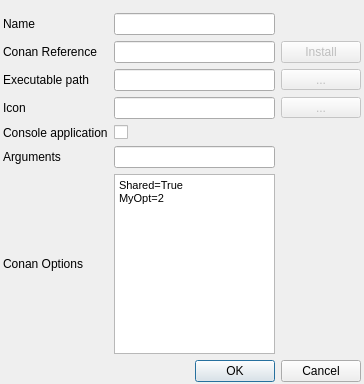
<?xml version="1.0" encoding="UTF-8"?>
<ui version="4.0">
 <class>Dialog</class>
 <widget class="QDialog" name="Dialog">
  <property name="geometry">
   <rect>
    <x>0</x>
    <y>0</y>
    <width>364</width>
    <height>384</height>
   </rect>
  </property>
  <property name="windowTitle">
   <string>Edit App Link</string>
  </property>
  <property name="modal">
   <bool>true</bool>
  </property>
  <widget class="QWidget" name="verticalLayoutWidget">
   <property name="geometry">
    <rect>
     <x>0</x>
     <y>10</y>
     <width>364</width>
     <height>372</height>
    </rect>
   </property>
   <layout class="QVBoxLayout" name="vertical_layout">
    <property name="leftMargin">
     <number>3</number>
    </property>
    <property name="topMargin">
     <number>3</number>
    </property>
    <property name="rightMargin">
     <number>3</number>
    </property>
    <item>
     <layout class="QGridLayout" name="gridLayout">
      <item row="0" column="1">
       <widget class="QLineEdit" name="name_line_edit"/>
      </item>
      <item row="1" column="0">
       <widget class="QLabel" name="conan_ref_label">
        <property name="text">
         <string>Conan Reference</string>
        </property>
       </widget>
      </item>
      <item row="1" column="1">
       <widget class="LineEdit" name="conan_ref_line_edit"/>
      </item>
      <item row="0" column="0">
       <widget class="QLabel" name="name_label">
        <property name="text">
         <string>Name</string>
        </property>
       </widget>
      </item>
      <item row="4" column="0">
       <widget class="QLabel" name="is_console_app_label">
        <property name="text">
         <string>Console application</string>
        </property>
       </widget>
      </item>
      <item row="5" column="1">
       <widget class="QLineEdit" name="args_line_edit"/>
      </item>
      <item row="6" column="1">
       <widget class="QTextEdit" name="conan_opts_text_edit">
        <property name="autoFormatting">
         <set>QTextEdit::AutoNone</set>
        </property>
        <property name="html">
         <string>&lt;!DOCTYPE HTML PUBLIC &quot;-//W3C//DTD HTML 4.0//EN&quot; &quot;http://www.w3.org/TR/REC-html40/strict.dtd&quot;&gt;
&lt;html&gt;&lt;head&gt;&lt;meta name=&quot;qrichtext&quot; content=&quot;1&quot; /&gt;&lt;style type=&quot;text/css&quot;&gt;
p, li { white-space: pre-wrap; }
&lt;/style&gt;&lt;/head&gt;&lt;body style=&quot; font-family:'MS Shell Dlg 2'; font-size:7.875pt; font-weight:400; font-style:normal;&quot;&gt;
&lt;p style=&quot; margin-top:0px; margin-bottom:0px; margin-left:0px; margin-right:0px; -qt-block-indent:0; text-indent:0px;&quot;&gt;Shared=True&lt;/p&gt;
&lt;p style=&quot; margin-top:0px; margin-bottom:0px; margin-left:0px; margin-right:0px; -qt-block-indent:0; text-indent:0px;&quot;&gt;MyOpt=2&lt;/p&gt;&lt;/body&gt;&lt;/html&gt;</string>
        </property>
       </widget>
      </item>
      <item row="4" column="1">
       <widget class="QCheckBox" name="is_console_app_checkbox">
        <property name="text">
         <string/>
        </property>
       </widget>
      </item>
      <item row="5" column="0">
       <widget class="QLabel" name="args_label">
        <property name="text">
         <string>Arguments</string>
        </property>
       </widget>
      </item>
      <item row="3" column="1">
       <widget class="QLineEdit" name="icon_line_edit"/>
      </item>
      <item row="3" column="0">
       <widget class="QLabel" name="icon_label">
        <property name="text">
         <string>Icon</string>
        </property>
       </widget>
      </item>
      <item row="6" column="0">
       <widget class="QLabel" name="conan_opts_label">
        <property name="text">
         <string>Conan Options</string>
        </property>
       </widget>
      </item>
      <item row="2" column="1">
       <widget class="QLineEdit" name="exec_path_line_edit"/>
      </item>
      <item row="2" column="0">
       <widget class="QLabel" name="exec_path_label">
        <property name="text">
         <string>Executable path</string>
        </property>
       </widget>
      </item>
      <item row="2" column="2">
       <widget class="QToolButton" name="toolButton_2">
        <property name="enabled">
         <bool>false</bool>
        </property>
        <property name="sizePolicy">
         <sizepolicy hsizetype="MinimumExpanding" vsizetype="Fixed">
          <horstretch>0</horstretch>
          <verstretch>0</verstretch>
         </sizepolicy>
        </property>
        <property name="layoutDirection">
         <enum>Qt::LeftToRight</enum>
        </property>
        <property name="text">
         <string>...</string>
        </property>
       </widget>
      </item>
      <item row="3" column="2">
       <widget class="QToolButton" name="toolButton_3">
        <property name="enabled">
         <bool>false</bool>
        </property>
        <property name="sizePolicy">
         <sizepolicy hsizetype="MinimumExpanding" vsizetype="Fixed">
          <horstretch>0</horstretch>
          <verstretch>0</verstretch>
         </sizepolicy>
        </property>
        <property name="text">
         <string>...</string>
        </property>
       </widget>
      </item>
      <item row="1" column="2">
       <widget class="QPushButton" name="pushButton">
        <property name="enabled">
         <bool>false</bool>
        </property>
        <property name="text">
         <string>Install</string>
        </property>
        <property name="flat">
         <bool>false</bool>
        </property>
       </widget>
      </item>
     </layout>
    </item>
    <item>
     <widget class="QDialogButtonBox" name="button_box">
      <property name="orientation">
       <enum>Qt::Horizontal</enum>
      </property>
      <property name="standardButtons">
       <set>QDialogButtonBox::Cancel|QDialogButtonBox::Ok</set>
      </property>
     </widget>
    </item>
   </layout>
  </widget>
 </widget>
 <customwidgets>
  <customwidget>
   <class>LineEdit</class>
   <extends>QLineEdit</extends>
   <header>conan_app_launcher.ui.widgets.line_edit.h</header>
  </customwidget>
 </customwidgets>
 <resources/>
 <connections>
  <connection>
   <sender>button_box</sender>
   <signal>rejected()</signal>
   <receiver>Dialog</receiver>
   <slot>reject()</slot>
   <hints>
    <hint type="sourcelabel">
     <x>316</x>
     <y>260</y>
    </hint>
    <hint type="destinationlabel">
     <x>286</x>
     <y>274</y>
    </hint>
   </hints>
  </connection>
 </connections>
</ui>
